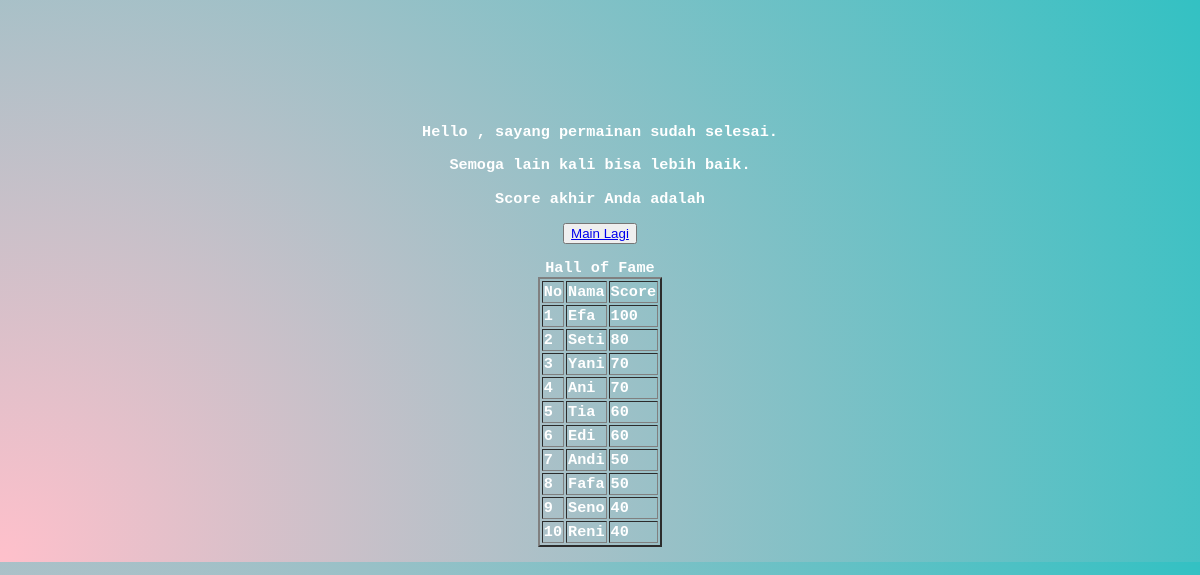
Screenshot of /gameover.php with the database file from the repository.
### tables this page shows
CREATE TABLE `mathgame` (
  `No` int(10) NOT NULL,
  `Nama` varchar(30) DEFAULT NULL,
  `Email` varchar(30) DEFAULT NULL,
  `Score` int(30) DEFAULT NULL
);

### gameover.php (the view, shortened to what this page needs)
<!DOCTYPE html>
<html>
<head>
	<link rel="stylesheet" href="main.css">
</head>
<body>
	<?php
	include_once("koneksi.php");
	?>
	<center>
		<h3>Hello <?php echo $_SESSION['nama'];?>, sayang permainan sudah selesai.</h3>
		<h3>Semoga lain kali bisa lebih baik.</h3>
		<h3>Score akhir Anda adalah <?php echo $_SESSION['score'];?></h3>
		<button><a href="index.php">Main Lagi</a></button>
		<h3>Hall of Fame
			<table width="auto" border="2">
				<tr>
					<th>No</th>
					<th>Nama</th>
					<th>Score</th>
				</tr>
				<?php
				$db = mysqli_query($konek, "SELECT * FROM mathgame ORDER BY Score DESC limit 10");
				$no = 0;
				while ($data = mysqli_fetch_array($db)) {
					$no += 1;
					echo "<tr>";
					echo "<td>$no</td>";
					echo "<td>".$data['Nama']."</td>";
					echo "<td>".$data['Score']."</td></tr>";}
				?>
			</h3>
	</center>
</body>
</html>

### main.css (style rules this page uses)
body { background: radial-gradient(circle at bottom left , pink, #33c1c3); font-family: monospace; color: white; text-align: center; padding-top: 100px; }

### rows the page displays
mathgame: Nama "Efa", Score "100"
mathgame: Nama "Seti", Score "80"
mathgame: Nama "Yani", Score "70"
mathgame: Nama "Ani", Score "70"
mathgame: Nama "Tia", Score "60"
mathgame: Nama "Edi", Score "60"
mathgame: Nama "Andi", Score "50"
mathgame: Nama "Fafa", Score "50"
mathgame: Nama "Seno", Score "40"
mathgame: Nama "Reni", Score "40"
